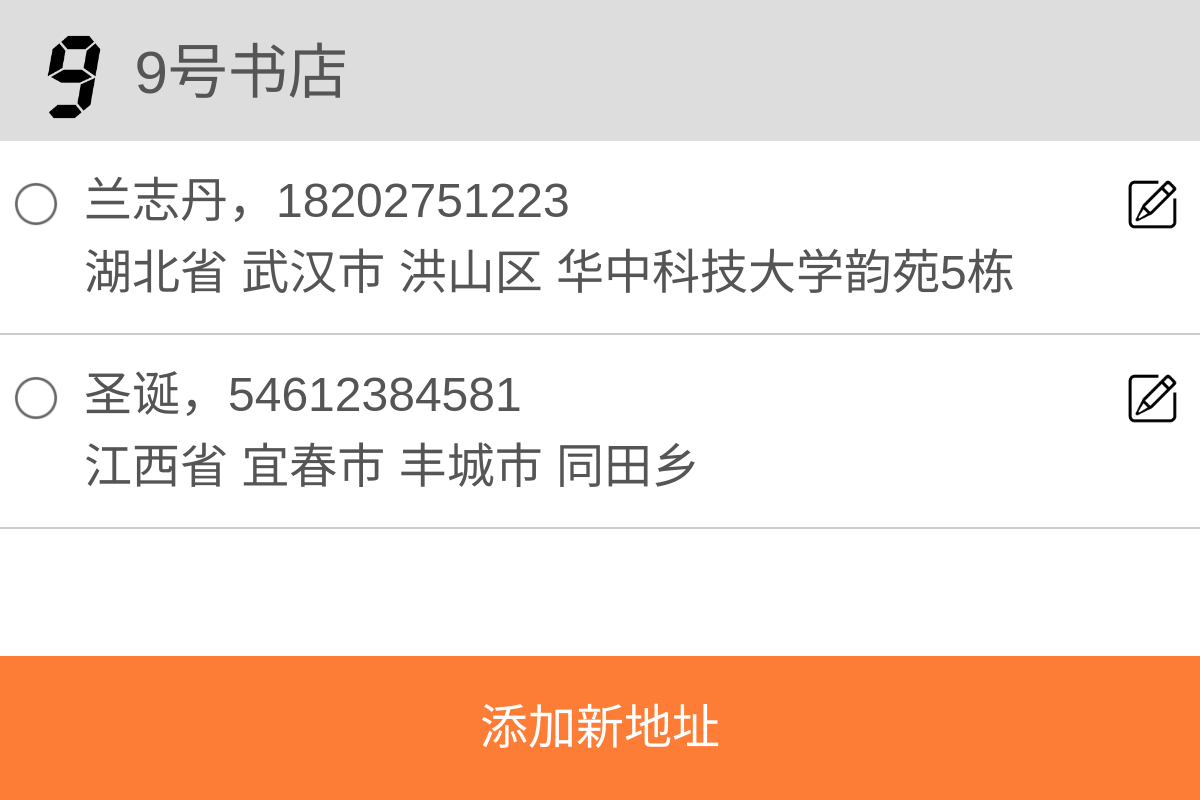
The app's page /book_store/address.php with its own data.
### tables this page shows
CREATE TABLE IF NOT EXISTS `address` (
  `openid` varchar(100) NOT NULL,
  `addressid` int(11) NOT NULL,
  `phone` varchar(11) NOT NULL,
  `address` text NOT NULL,
  `name` text NOT NULL,
  `province` text NOT NULL,
  `city` text NOT NULL,
  `district` text NOT NULL,
  PRIMARY KEY (`addressid`)
);

### book_store/lib/db.php (called while the page is built, shortened)
<?php
function fetchAll($conn,$sql, $result_type=MYSQLI_ASSOC){
    $result = mysqli_query($conn, $sql);
    $rows = Array();
    while(@$row = mysqli_fetch_array($result,$result_type)){
        $rows[] = $row;
    }
    return $rows;
}
?>

### book_store/address.php (the view, shortened to what this page needs)
<?php
    require_once 'lib/db.php';
    $conn = connect_db();
    $sql = "SELECT * FROM address WHERE openid='".OPENID."'";
    $sql_res = fetchAll($conn, $sql);
?>
<!doctype html>
<html>
<head>
	<link rel="stylesheet" type="text/css" href="css/reset.css">
	<link rel="stylesheet" type="text/css" href="css/address.css">
</head>
<body>
<header class="header-wrap">
	<div class="home-content"><a href="index.php"><img class="header-logo" src="images/logo.png"/>9号书店</a></div>
</header>
<section>
<?php
    if(!empty($sql_res)){
        echo '<ul class="address-wrap">';
       foreach ($sql_res as $adrs_item){
           echo '<li class="adrs-item-wrap"><div class="icon-check-wrap"><img class="icon-check" src="images/icon_to_check.png"></div><p class="adrs-content-wrap">';
           echo $adrs_item["name"].'，';
           echo $adrs_item["phone"].'<br>'.$adrs_item["province"].' '.$adrs_item["city"].' '.$adrs_item["district"].' '.$adrs_item["address"];
           echo '</p><div class="icon-edit-wrap"><img class="icon-edit" src="images/icon_edit.png"></div></li>';
       }
        echo '</ul>';
    }
    else{
        echo '<h2>啥都没有</h2>';
    }
?>
</section>
<footer>
	<input type="button" id="add-new-adrs" name="" value="添加新地址">
</footer>
</body>
</html>

### book_store/css/address.css (style rules this page uses)
html { font-size: 36px; }
body { font-size:62.5%; font-family:"Microsoft YaHei",Arial; margin: 0;padding: 0; overflow-x:hidden; overflow-y:auto;color:#555; }
a { text-decoration: none; }
a:link { color: #555; }
.header-wrap { height: 1rem; padding-top:0.14rem; border-bottom: #DDD solid 0.04rem; background-color: #DDD; }
.header-wrap div { display: inline-block; }
.header-wrap img { vertical-align: middle; }
.home-content { margin-right: 2.8rem; margin-left: 0.12rem; float: left; font-size: 0.5rem; }
.header-logo { width: 1rem; vertical-align: middle; }
.icon-check-wrap { display: inline-block; float: left; padding-right: 0.2rem; //height: 1.3rem; }
.icon-check { width: 0.4rem; vertical-align: middle; }
.address-wrap { font-size: 0.4rem; line-height: 0.6rem; }
.address-wrap:after { clear: both; content: ""; display: block; }
.icon-edit { width: 0.6rem; vertical-align: middle; }
.adrs-item-wrap { border-bottom: 0.02rem solid #ccc; padding: 0.2rem 0.1rem; }
.icon-edit-wrap { display: inline-block; float: right; }
.adrs-content-wrap { display: inline-block; }
footer { position: fixed; bottom: 0; width: 100%; }
footer input { background-color: #fd7d36; color: white; font-size: 0.4rem; width: 100%; line-height: 0.8rem; padding: 0.2rem 0; border: none; }

### records on screen
address: name "兰志丹", phone "18202751223", province "湖北省", city "武汉市", district "洪山区", address "华中科技大学韵苑5栋"
address: name "圣诞", phone "54612384581", province "江西省", city "宜春市", district "丰城市", address "同田乡"
